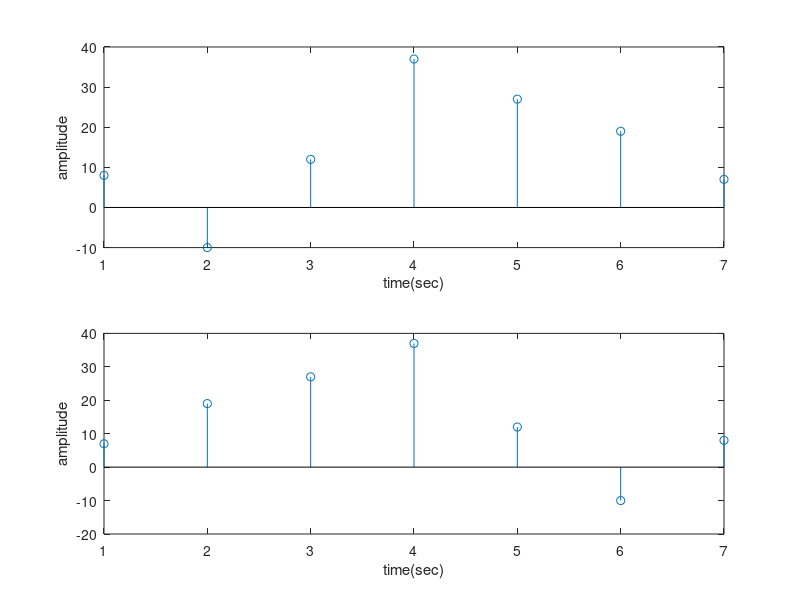

Write the MATLAB code that produced this figure.
x1= [1 2 3 4];
x2= [2 -4 5 7];
m= length(x1);
n= length(x2);
x3=flip(x1);
for k=1:n+m-1
   y(k)=0;
   for i=1:m
       for j=1:n
           if (k==(i+j-1))
                        y(k)= y(k)+x3(i)*x2(j);
           end
       end
   end
end
subplot(2,1,1);
stem(y);
xlabel('time(sec)'),ylabel('amplitude');
y1= xcorr(x1, x2);
subplot(2,1,2);
stem(y1);
xlabel('time(sec)'),ylabel('amplitude');